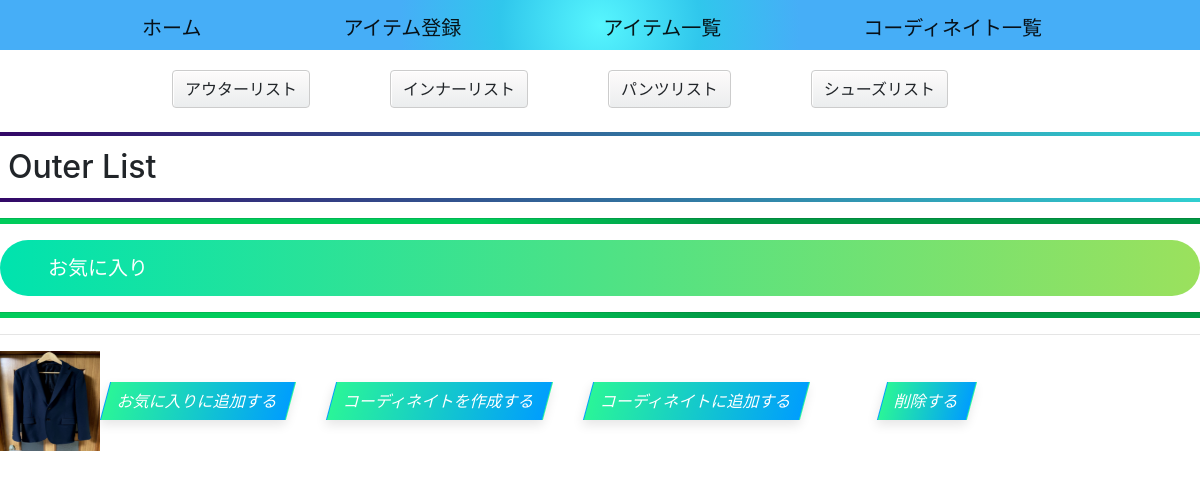
The page /clothes/outer_list/ (signed in) on the database as committed earlier.
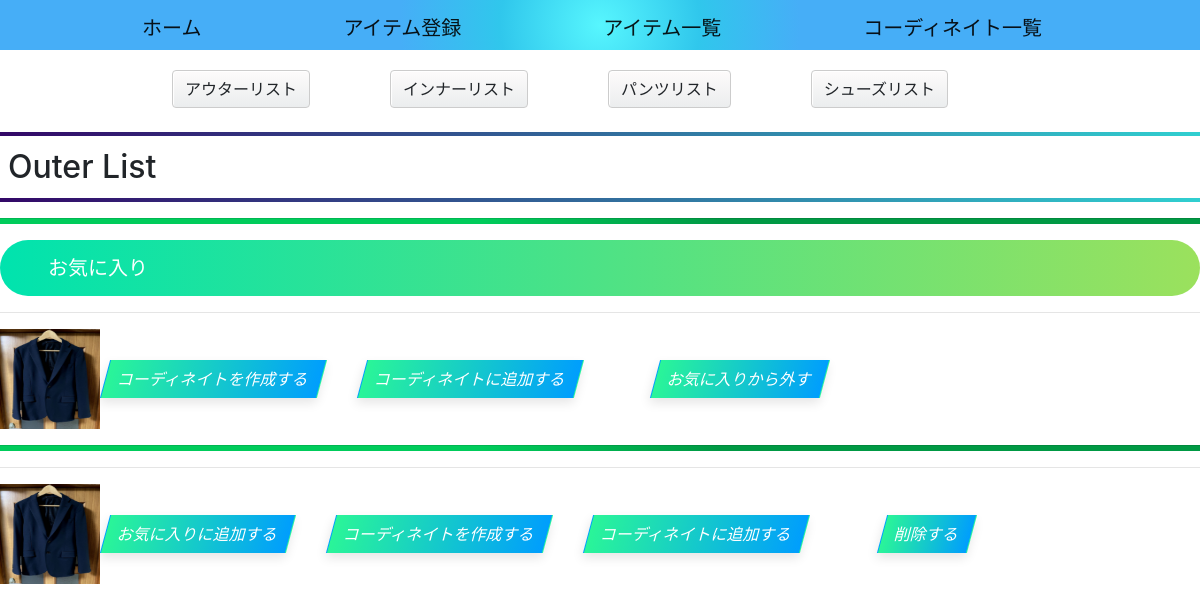
The same page on the database as committed later.
### clothes/models.py (models this page shows, shortened)
class Outer(models.Model):
    user = models.ForeignKey(Users, on_delete=models.CASCADE, null=True)
    outer = models.FileField(upload_to='picture/',default='')
    coordinate = models.ForeignKey(Coordinate, on_delete=models.SET_NULL, null=True, blank=True,related_name='outers')
    create_at = models.DateTimeField(default=timezone.now)
    update_at = models.DateTimeField(default=timezone.now)
    class Meta:
        db_table = 'outer'

class Coordinate(models.Model):
    id = models.AutoField(primary_key=True)
    user = models.ForeignKey(Users, on_delete=models.CASCADE, null=True)
    name = models.CharField(max_length=10000, blank=True)
    description = models.CharField(max_length=100, blank=True)
    outer = models.FileField(upload_to='picture/',default='')
    inner = models.FileField(upload_to='picture/',default='')
    pants = models.FileField(upload_to='picture/',default='')
    shoes = models.FileField(upload_to='picture/',default='')
    create_at = models.DateTimeField(default=timezone.now)
    update_at = models.DateTimeField(default=timezone.now)
    counter = models.IntegerField(default=0)
    class Meta:
     db_table = 'coordinate'

class Favorite(models.Model):
    user = models.ForeignKey(Users, on_delete=models.CASCADE, null=True)
    outer = models.FileField(upload_to='picture/',default='')
    inner = models.FileField(upload_to='picture/',default='')
    pants = models.FileField(upload_to='picture/',default='')
    shoes = models.FileField(upload_to='picture/',default='')
    coordinate = models.ForeignKey(Coordinate, on_delete=models.SET_NULL, null=True, blank=True,related_name='favorites')
    create_at = models.DateTimeField(default=timezone.now)
    update_at = models.DateTimeField(default=timezone.now)
    class Meta:
        db_table = 'favorite'

### clothes/views.py (the view)
# urls.py: path('outer_list/', OuterListView.as_view(), name='outer_list'),
class OuterListView(ListView):
    model = Outer
    model = Coordinate
    model = Favorite
    template_name = 'clothes/outer_list.html'
    context_object_name1 = 'outers'
    context_object_name2 = 'coordinates'
    context_object_name3 = 'favorites'
    def get_queryset(self):
       if self.request.user.is_authenticated:
         outer_queryset = Outer.objects.filter(user=self.request.user)
         coordinate_queryset = Coordinate.objects.filter(user=self.request.user)
         favorite_queryset = Favorite.objects.filter(user=self.request.user)
         return outer_queryset, coordinate_queryset, favorite_queryset
       else:
        return Outer.objects.none(), Coordinate.objects.none(), Favorite.objects.none()
    def get_context_data(self, **kwargs):
        context = super().get_context_data(**kwargs)
        outer_queryset, coordinate_queryset, favorite_queryset = self.get_queryset()
        context[self.context_object_name1] = outer_queryset
        context[self.context_object_name2] = coordinate_queryset
        context[self.context_object_name3] = favorite_queryset
        return context

### templates/clothes/outer_list.html (shortened to what this page needs)
{% extends "base.html" %}
{% block content %}
<form method="POST">
 <div class="link-container">
  <a href=" {% url 'clothes:outer_list' %}"class="btn btn-radius-solid">アウターリスト</a>
  <a href=" {% url 'clothes:inner_list' %}"class="btn btn-radius-solid">インナーリスト</a>
  <a href=" {% url 'clothes:pants_list' %}"class="btn btn-radius-solid">パンツリスト</a>
  <a href=" {% url 'clothes:shoes_list' %}"class="btn btn-radius-solid">シューズリスト</a>
</div>
<br>
<h2>Outer List</h2>
<hr class="custom-hr" >
<h5>お気に入り</h5>
{% for favorite in favorites %}
{% if favorite.outer %}
<hr>
<img width="100px" height="100px"  src="{{ favorite.outer.url}}" alt="Outer Image">
<a href=" {% url 'clothes:create_favorite_outer_coordinate' pk=favorite.id %}"class="btn btn-gradient"><span>コーディネイトを作成する</span></a> &nbsp; &nbsp; &nbsp; &nbsp;
{% for coordinate in coordinates %}
{% if not coordinate.outer %}
  <a href=" {% url 'clothes:add_favorite_outer_coordinate' outer_id=favorite.id coordinate_id=coordinate.id %}"class="btn btn-gradient">コーディネイト{{ coordinate.}}に追加する</a> &nbsp; &nbsp; &nbsp; &nbsp;
 {% endif %}
{% endfor %}&nbsp; &nbsp; &nbsp; &nbsp;
<a href=" {% url 'clothes:favorite_outer_delete_picture' pk=favorite.id %}"class="btn btn-gradient">お気に入りから外す</a>
{% endif %}
{% endfor %}
<hr class="custom-hr" >
{% for outer in outers %}
<tr>
<hr>
 <img width="100px" height="100px"  src="{{ outer.outer.url}}" alt="Outer Image">
  <a href=" {% url 'clothes:add_favorite_outer_view' pk=outer.id %}"class="btn btn-gradient">お気に入りに追加する</a> &nbsp; &nbsp; &nbsp; &nbsp;
  <a href=" {% url 'clothes:create_outer_coordinate' pk=outer.id %}"class="btn btn-gradient">コーディネイトを作成する</a> &nbsp; &nbsp; &nbsp; &nbsp;
  {% for coordinate in coordinates %}
  {% if not coordinate.outer %}
  <a href=" {% url 'clothes:add_outer_coordinate_view' outer_id=outer.id coordinate_id=coordinate.id %}"class="btn btn-gradient">コーディネイト{{ coordinate. }}に追加する</a> &nbsp; &nbsp; &nbsp; &nbsp;
  {% endif %}
 {% endfor %}&nbsp; &nbsp; &nbsp; &nbsp;
  <a href=" {% url 'clothes:delete_picture' pk=outer.id %}"class="btn btn-gradient">削除する</a>
</tr>
{% endfor %}
</form>
{% endblock %}

Rows that differ between the two databases and show on the page:
added Favorite: outer (picture)
